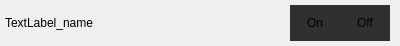
<?xml version="1.0" encoding="UTF-8"?>
<ui version="4.0">
 <class>WidgetSwitch</class>
 <widget class="QWidget" name="WidgetSwitch">
  <property name="geometry">
   <rect>
    <x>0</x>
    <y>0</y>
    <width>400</width>
    <height>46</height>
   </rect>
  </property>
  <property name="sizePolicy">
   <sizepolicy hsizetype="Preferred" vsizetype="Preferred">
    <horstretch>0</horstretch>
    <verstretch>0</verstretch>
   </sizepolicy>
  </property>
  <property name="windowTitle">
   <string>Form</string>
  </property>
  <property name="styleSheet">
   <string notr="true">QPushButton{
border: none;
background-color: rgb(48, 48, 48);
}</string>
  </property>
  <layout class="QHBoxLayout" name="horizontalLayout">
   <property name="spacing">
    <number>0</number>
   </property>
   <property name="leftMargin">
    <number>5</number>
   </property>
   <property name="topMargin">
    <number>5</number>
   </property>
   <property name="rightMargin">
    <number>10</number>
   </property>
   <property name="bottomMargin">
    <number>5</number>
   </property>
   <item>
    <widget class="QLabel" name="label_name">
     <property name="text">
      <string>TextLabel_name</string>
     </property>
    </widget>
   </item>
   <item>
    <widget class="QPushButton" name="pushButton_on">
     <property name="sizePolicy">
      <sizepolicy hsizetype="Minimum" vsizetype="Preferred">
       <horstretch>0</horstretch>
       <verstretch>0</verstretch>
      </sizepolicy>
     </property>
     <property name="minimumSize">
      <size>
       <width>50</width>
       <height>25</height>
      </size>
     </property>
     <property name="maximumSize">
      <size>
       <width>50</width>
       <height>16777215</height>
      </size>
     </property>
     <property name="text">
      <string>On</string>
     </property>
    </widget>
   </item>
   <item>
    <widget class="QPushButton" name="pushButton_off">
     <property name="sizePolicy">
      <sizepolicy hsizetype="Minimum" vsizetype="Preferred">
       <horstretch>0</horstretch>
       <verstretch>0</verstretch>
      </sizepolicy>
     </property>
     <property name="minimumSize">
      <size>
       <width>50</width>
       <height>25</height>
      </size>
     </property>
     <property name="maximumSize">
      <size>
       <width>50</width>
       <height>16777215</height>
      </size>
     </property>
     <property name="text">
      <string>Off</string>
     </property>
    </widget>
   </item>
  </layout>
 </widget>
 <resources/>
 <connections/>
</ui>
